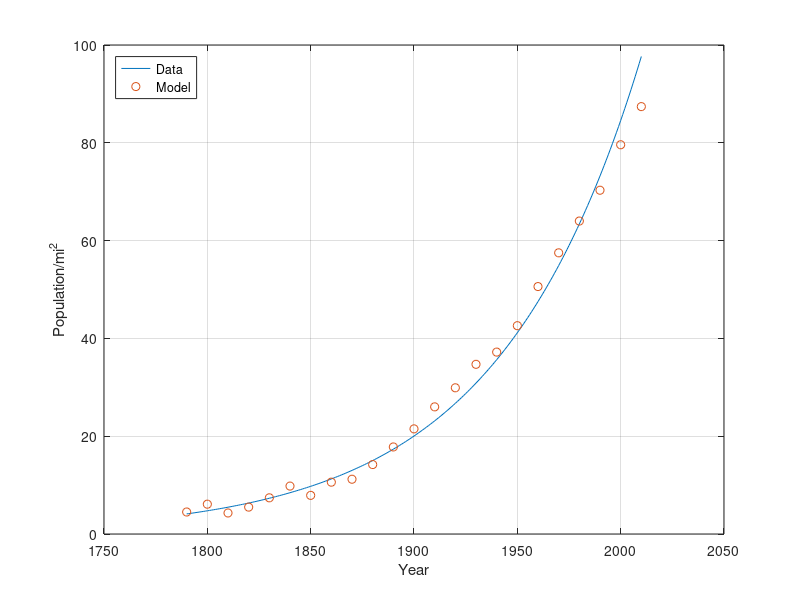

The MATLAB source for this figure:
clear; clc; close all;

% Description: Fit a curve to the given data

Y = 1790:10:2010;
P = [4.5 6.1 4.3 5.5 7.4 9.8 7.9 10.6 11.2 14.2 17.8 21.5 26.0 29.9 34.7 37.2 42.6 50.6 57.5 64.0 70.3 79.6 87.4];

pfun = @(t) 4.110*exp(0.0144*t);

t = 0:220;

plot(t+1790,pfun(t),'DisplayName','Data')
hold on
plot(Y,P,'o','DisplayName','Model')

xlabel('Year')
ylabel('Population/mi^2')

legend('location','northwest')
grid on
